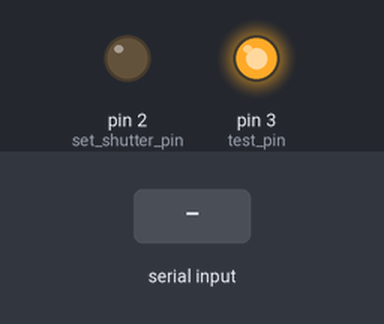
Simulated run of this sketch. Board: Arduino Uno, built with avr-gcc and run on an emulated ATmega328P. On the bench: output pins drawn as LEDs (lit = HIGH). The inputs (shaded band) are chosen by the test bench. What the sketch prints to the serial monitor is not drawn.

Above: at 1.2 s.
1.3 s: "1" received over Serial
At 1.8 s:
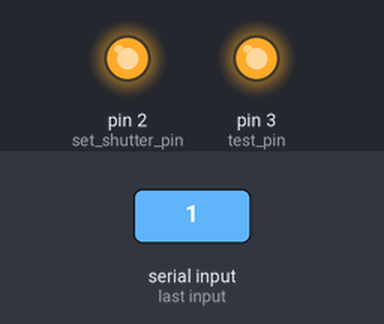
Timing chart, 0 to 4.3 s (numbered marks = the images above; inputs shaded):
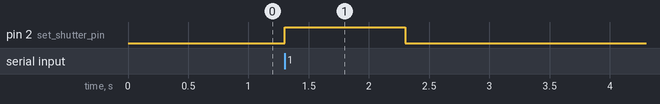

Measured:
- after the input at 1.3 s, pin 2 (set_shutter_pin): LOW → HIGH at once, → LOW 1.0 s later

The sketch:

Light_CY.ino
```cpp
int serial_temp = 0;

void setup() {
  // put your setup code here, to run once:
  pinMode(2, OUTPUT); // set shutter pin
  digitalWrite(2, LOW ); //Close LED
  pinMode(3, OUTPUT); // test pin
  digitalWrite(3, HIGH);// always open

  Serial.begin(115200);
  Serial.print('1');

}

void loop() {
  // put your main code here, to run repeatedly:
  serial_temp = Serial.read();
  if(serial_temp != -1 ){
  //Serial.println(serial_temp);
  digitalWrite(2, HIGH);// always open
  delay(1000);
  digitalWrite(2, LOW);// always open
 }
}
```
